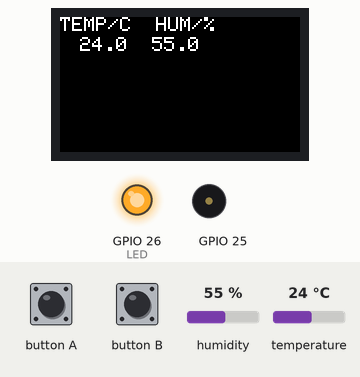
Simulated run of this sketch. Board: ESP32. Parts: 240×135 colour display, output pins drawn as LEDs (lit = HIGH), buzzer (waves = sounding). The test bench sets the inputs (shaded band); at power-on: humidity 55 %, temperature 24 °C. WiFi joins after 1.5 s; servers stay silent unless stated; no MQTT or app messages arrive unless stated; what the sketch prints to the serial monitor is not drawn.

Above: at 6.7 s.
6.8 s: button A pressed for 2.45 s
At 8.5 s:
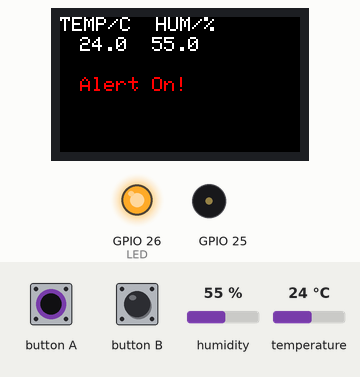
14.7 s: humidity set to 68 %
At 17.9 s:
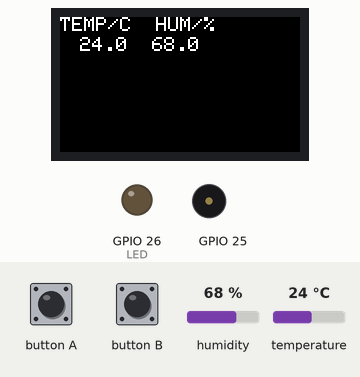
18.8 s: humidity set to 71 %
At 20.7 s:
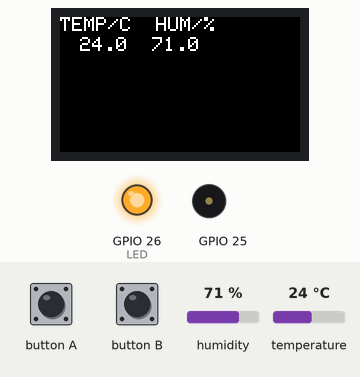
24.9 s: button B pressed for 2.45 s
At 29.7 s:
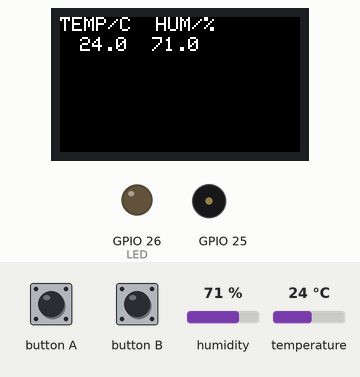
32.0 s: button A pressed for 2.45 s
At 33.2 s:
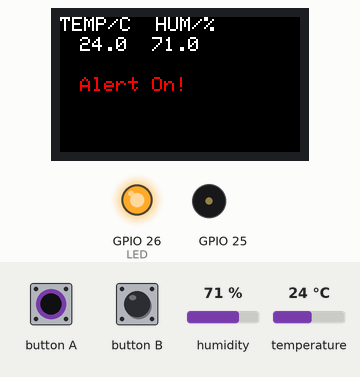
40.6 s: temperature set to 28 °C
At 43.5 s:
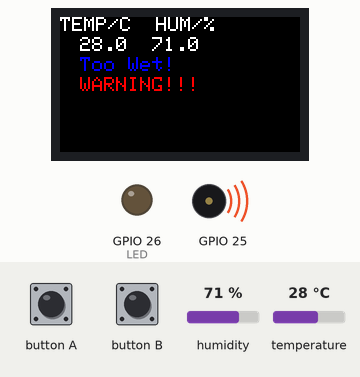
45.2 s: temperature set to 31 °C
Timing chart, 0 to 52.3 s (numbered marks = the images above; inputs shaded):
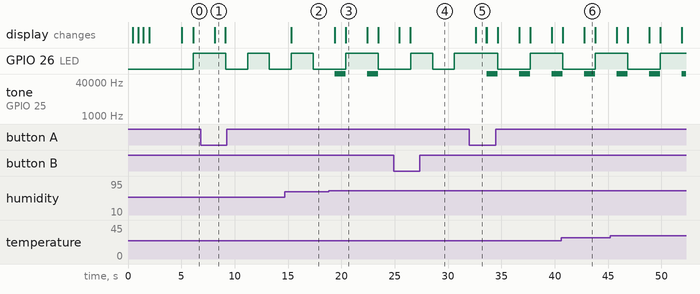

Measured:
- the behaviour switches between 69 and 70 % on humidity (found by bisection; images 2 and 3)
- after the input at 6.8 s, the display: changes after 1.3 s (image 1)
- after the input at 14.7 s, the display: changes after 0.60 s (image 2)
- after the input at 18.8 s, tone on GPIO 25: alternates 100000 Hz for 1.0 s and silent for 2.0 s, starting after 0.59 s; the display: first changes after 0.59 s (image 3 shows a later state)
- after the input at 24.9 s, tone on GPIO 25: stops changing and stays silent; the display: first changes after 0.54 s (image 4 shows a later state)
- after the input at 32.0 s, tone on GPIO 25: alternates 100000 Hz for 1.0 s and silent for 2.0 s, starting after 1.6 s; the display: changes after 0.59 s (image 5)
- after the input at 40.6 s, the display: first differs from a run without the input after 2.2 s (image 6)

The sketch:

IoT_Group8_r2.ino
```cpp
#include <WiFi.h>               // Wifi driver
#include <PubSubClient.h>       // MQTT server library
#include <ArduinoJson.h>        // JSON library
//#include <M5StickC.h>
#include <M5StickCPlus2.h>
#include <DFRobot_DHT11.h>      // DHT11 library
//#include <Arduino.h>


#define DATA 0                  // DHT11 data pin
#define ID 9
#define LED 26

// DHT11
DFRobot_DHT11 dht;

// Operating parameters
float temp,hum;
bool Flag = false;
bool warning = false;

// MQTT and WiFi set-up
WiFiClient espClient;
PubSubClient client(espClient);
//Neotimer mytimer(900000); // Set timer interrupt to 15min

// Key debounce set-up
//ButtonDebounce trigger(TRIG, 100);//IO debouncing
//ButtonDebounce function_key(FUNC_KEY, 100); //IO debouncing

//const char *ssid = "TM0512";              // Your SSID
//const char *password = "05120512";             // Your Wifi password
const char *ssid = "icw502g";              // Your SSID
const char *password = "8c122ase";             // Your Wifi password
//const char *ssid = "EIA-W311MESH";              // Your SSID
//const char *password = "42004200";             // Your Wifi password
//const char *mqtt_server = "broker.hivemq.com"; // MQTT server name
const char *mqtt_server = "ia.ic.polyu.edu.hk"; // MQTT server name
//const char *mqtt_server = "192.168.0.170";
//char *mqttTopic = "IC/TeamB08";
char *mqttTopic = "iot/sensor-B08";

byte reconnect_count = 0;
long currentTime = 0;

char msg[100];
String ipAddress;
String macAddr;

StaticJsonDocument<100> Jsondata; // Create a JSON document of 200 characters max

//Set up the Wifi connection
void setup_wifi() {
  byte count = 0;

  WiFi.disconnect();
  delay(100);
  // We start by connecting to a WiFi network
  Serial.printf("\nConnecting to %s\n", ssid);
  WiFi.begin(ssid, password); // start the Wifi connection with defined SSID and PW

  // Indicate "......" during connecting
  // Restart if WiFi cannot be connected for 30sec
  currentTime = millis();
  M5.Lcd.setCursor(0,0);
  M5.Lcd.print("Connecting");
  while (WiFi.status() != WL_CONNECTED) {
    delay(500);
    Serial.print(".");
    M5.Lcd.print(".");
    count++;
    if (count == 6) {
      count = 0;
      M5.Lcd.setCursor(0,0);
      M5.Lcd.print("Connecting       "); //clear the dots
      M5.Lcd.setCursor(0,0);
    }

    if (millis()-currentTime > 30000){
      ESP.restart();
    }
  }
  // Show "WiFi connected" once linked and light up LED1
  Serial.printf("\nWiFi connected\n");
  // Show IP address and MAC address
  ipAddress=WiFi.localIP().toString();
  Serial.printf("\nIP address: %s\n", ipAddress.c_str());
  macAddr=WiFi.macAddress();
  Serial.printf("MAC address: %s\n", macAddr.c_str());

  //Show in the small TFT
  M5.Lcd.fillScreen(BLACK);
  M5.Lcd.setCursor(0,0);
  M5.Lcd.print("WiFi connected!");
  delay(3000);
  M5.Lcd.fillScreen(BLACK);
}

/*// Routine to receive message from MQTT server
void callback(char* topic, byte* payload, unsigned int length) {

  recMsg ="";
  for (int i = 0; i < length; i++) {
    recMsg = recMsg + (char)payload[i];
  }
  Serial.printf("%d: Message arrived [%s] %s\n", millis(), topic, recMsg.c_str());
  Serial.println(recMsg);
  delay(500);
}*/

/*//void callback(char* topic, byte* payload, unsigned int length) {

  char recMsg[] ="";
  for (int i = 0; i < length; i++) {
    recMsg = recMsg + (char)payload[i];
  }
  Serial.printf("%d: Message arrived [%s] %s\n", millis(), topic, recMsg.c_str());
  Serial.println(recMsg);
  delay(500);
}*/


// Reconnect mechanism for MQTT Server
void reconnect() {
  // Loop until we're reconnected

  while (!client.connected()) {
    Serial.printf("Attempting MQTT connection...");
    // Attempt to connect
    //if (client.connect("ESP32Client")) {
    if (client.connect(macAddr.c_str())) {
      Serial.println("Connected");
      // Once connected, publish an announcement...
      snprintf(msg, 75, "IoT System (%s) is READY", ipAddress.c_str());
      client.subscribe(mqttTopic);
      delay(1000);
      client.publish(mqttTopic, msg);
      reconnect_count = 0;
    } else {
      Serial.print("failed, rc=");
      Serial.print(client.state());
      Serial.println(" try again in 5 seconds");
      reconnect_count++;

      //reconnect wifi by restart if retrial up to 5 times
      if (reconnect_count == 5){
        ESP.restart();//reset if not connected to server
      }

      // Wait 5 seconds before retrying
      delay(5000);
    }
  }
}

void setup() {
  auto cfg = M5.config();
  StickCP2.begin(cfg);

  Serial.begin(115200);
  Serial.println("System Start!");
  pinMode(LED, OUTPUT);
  digitalWrite(LED, LOW);

  M5.begin();

  M5.Lcd.setRotation(3);
  M5.Lcd.fillScreen(BLACK);
  M5.Lcd.setTextSize(2);

  M5.Speaker.setVolume(200);

  setup_wifi();

  client.setServer(mqtt_server, 1883);
  //client.setCallback(callback);

  const char* NODE_ID = "B08-M06";
  const char* loc = "W311D-Z2";
  int light;
  float snd;

  //Initalize Json message
  Jsondata["node_id"] = NODE_ID;
  Jsondata["loc"] = loc;
  Jsondata["temp"] = temp;
  Jsondata["hum"] = hum;
  Jsondata["light"] = light;
  Jsondata["snd"] = snd;

  M5.Lcd.setCursor(0, 0);
  M5.Lcd.println("TEMP/C  HUM/%");
}

void Alert_on_off()
{
  if (StickCP2.BtnA.wasPressed() || StickCP2.BtnB.wasPressed() )
      {
        warning = !(warning);
        M5.Lcd.setTextColor(RED);
        M5.Lcd.setCursor(20, 60);
        if (warning)
        {
          M5.Lcd.print("Alert On!");
        }
        else
        {
          M5.Lcd.print("Alert Off!");
        }
        delay(1000);
        M5.Lcd.setTextColor(WHITE);
        M5.Lcd.fillRect(20, 40, 500, 40, BLACK);
      }
}

void loop() {
  StickCP2.update();
  Alert_on_off();

  if (!client.connected()){
    reconnect();
   }
  client.loop();

  // DHT11
  // Measure temp & hum from DHT11
  // Measure temp & hum
  dht.read(DATA);
  hum = dht.humidity;
  temp = dht.temperature; // in Celcius

  M5.Lcd.fillRect(20, 20, 500, 40, BLACK);
  M5.Lcd.setCursor(20, 20);
  M5.Lcd.printf("%4.1f  %4.1f", temp, hum);

  if (warning)
  {
    if (temp >= 30)
    {
      Flag = true;
      M5.Lcd.setTextColor(RED);
      M5.Lcd.setCursor(20, 40);
      M5.Lcd.print("Too Hot!");
    }
  else if (temp <= 10)
    {
      Flag = true;
      M5.Lcd.setTextColor(BLUE);
      M5.Lcd.setCursor(20, 40);
      M5.Lcd.print("Too Cold!");
    }
  if (hum >= 70)
    {
      Flag = true;
      M5.Lcd.setTextColor(BLUE);
      M5.Lcd.setCursor(20, 40);
      M5.Lcd.print("Too Wet!");
    }
  }

  if (Flag && warning)
  {
    M5.Lcd.setCursor(20, 60);
    M5.Lcd.setTextColor(RED);
    M5.Lcd.print("WARNING!!!");
    StickCP2.Speaker.tone(100000, 5000);
    delay(1000);
  }

  M5.Lcd.fillRect(20, 40, 500, 40, BLACK);
  M5.Lcd.setTextColor(WHITE);
  M5.Speaker.stop();

  Jsondata["temp"] = temp;
  Jsondata["hum"] = hum;

  char buffer[256];
  serializeJson(Jsondata, buffer);
  client.publish(mqttTopic, buffer);
  //client.publish(mqttTopic, msg);

  // For Humidity
  Serial.print("Humidity : ");
  Serial.print(hum);
  Serial.println("%");
  // For Temprature
  Serial.print("Temperature : ");
  Serial.print(temp);
  Serial.println("degC ");

  digitalWrite(LED,digitalRead(LED)^1);
  delay(2000);
}
```
